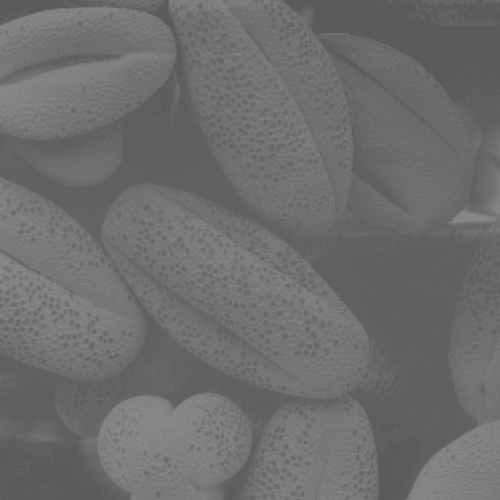
#> input picture Lab3/Q3_1_1.tif, 500 x 500 px
$ python histogram_equalization.py
#> lines starting #> are read from the running program, lines starting #| are printed output that depends on the picture
import numpy as np
import cv2
import matplotlib.pyplot as plt


def draw_hist(img):
    hist = cv2.calcHist([img], [0], None, [256], [0, 255])
    normalized_hist = hist / img.shape[0] / img.shape[1]
    return normalized_hist


def hist_equ_12012724(input_img):
    input_hist = cv2.calcHist([input_img], [0], None, [256], [0, 255])
    normalized_hist = input_hist / input_img.shape[0] / input_img.shape[1]
    transform = np.zeros(input_hist.shape)

    sum = 0
    for i in range(256):
        sum += normalized_hist[i]
        transform[i] = np.around(sum * 255)

    output_img = np.zeros(input_img.shape, dtype=np.uint8)
    for i in range(input_img.shape[1]):
        for j in range(input_img.shape[0]):
            output_img[j, i] = transform[input_img[j, i]]

    output_hist = draw_hist(output_img)
    return output_img, output_hist, input_hist


if __name__ == '__main__':
    img1 = cv2.imread('./Q3_1_1.tif')
#> img1 is the input picture: shape (500, 500, 3); min 91, max 138, mean 109.1
    img1 = cv2.cvtColor(img1, cv2.COLOR_BGR2GRAY)
#> img1: shape (500, 500)
    norm_hist1 = draw_hist(img1)
#> in draw_hist, `hist = cv2.calcHist([img], [0], None, [256], [0, 255])`: hist = 256 values, max 19078 at index 96, min 0 at index 0, mean 976.6
#> in draw_hist, `normalized_hist = hist / img.shape[0] / img.shape[1]`: normalized_hist = 256 values, max 0.0763 at index 96, min 0 at index 0, mean 0.00391
#> norm_hist1 has the same summary as normalized_hist in draw_hist
    output_img1, output_hist1, input_hist1 = hist_equ_12012724(img1)
#> in hist_equ_12012724, `input_hist = cv2.calcHist([input_img], [0], None, [256], [0, 255])`: input_hist has the same summary as hist in draw_hist
#> after the loop in hist_equ_12012724, `for i in range(256):`: sum = [1]; transform = 256 values from 0 to 255
#> after the loop in hist_equ_12012724, `for i in range(input_img.shape[1]):`:
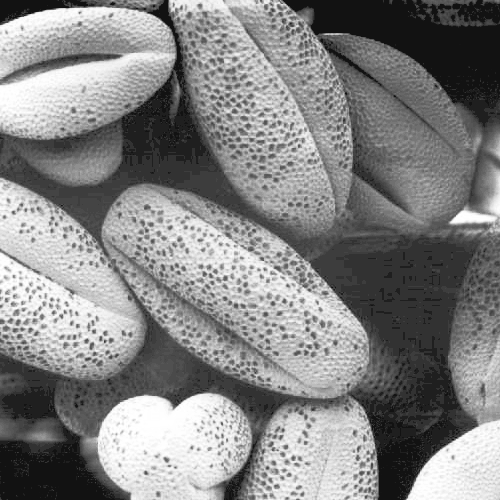
#> output_img: shape (500, 500); min 18, max 255, mean 131.9
#> in hist_equ_12012724, `output_hist = draw_hist(output_img)`: output_hist = 256 values, max 0.0763 at index 50, min 0 at index 0, mean 0.00389
#> output_hist1 has the same summary as output_hist in hist_equ_12012724; input_hist1 has the same summary as hist in draw_hist

    img2 = cv2.imread('./Q3_1_2.tif')
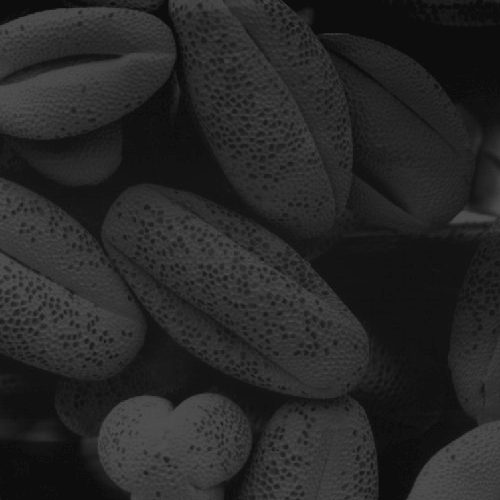
#> input picture Lab3/Q3_1_2.tif, 500 x 500 px
#> img2 is the input picture: shape (500, 500, 3); min 13, max 83, mean 38.7
    img2 = cv2.cvtColor(img2, cv2.COLOR_BGR2GRAY)
#> img2: shape (500, 500)
    norm_hist2 = draw_hist(img2)
#> norm_hist2 = 256 values, max 0.0709 at index 13, min 0 at index 0, mean 0.00391
    output_img2, output_hist2, input_hist2 = hist_equ_12012724(img2)
#> the loop in hist_equ_12012724 (call 2), `for i in range(256):` made 256 passes
#> sum on passes 1 to 3: [0], [0], [0]
#> output_hist2 = 256 values, max 0.0713 at index 18, min 0 at index 0, mean 0.00389; input_hist2 = 256 values, max 17718 at index 13, min 0 at index 0, mean 976.6

    plt.figure(1)
    plt.bar(range(256), norm_hist1[:, 0])
    plt.figure(2)
    plt.bar(range(256), output_hist1[:, 0])
    plt.figure(3)
    plt.bar(range(256), norm_hist2[:, 0])
    plt.figure(4)
    plt.bar(range(256), output_hist2[:, 0])
    plt.show()
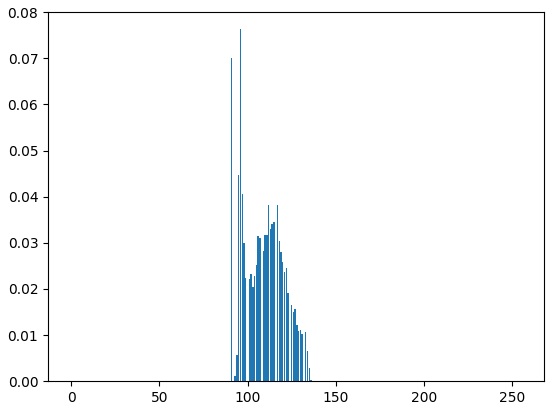
#> figure drawn by matplotlib, 1 panel; tallest bar 0.0763 high, from x = 95.6 to 96.4
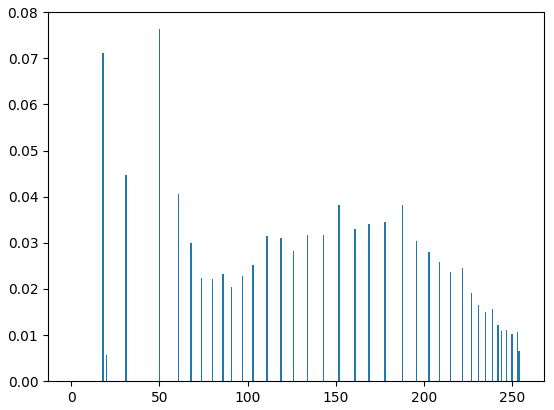
#> figure drawn by matplotlib, 1 panel; tallest bar 0.0763 high, from x = 49.6 to 50.4
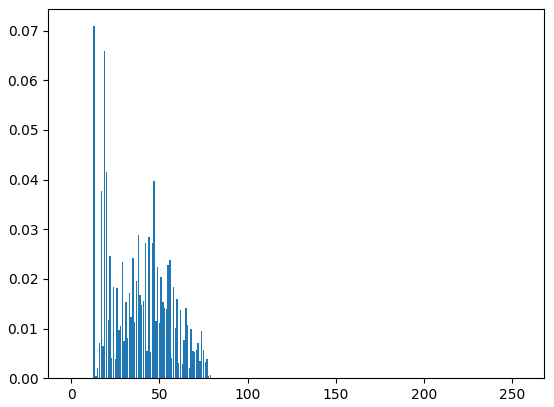
#> figure drawn by matplotlib, 1 panel; tallest bar 0.0709 high, from x = 12.6 to 13.4
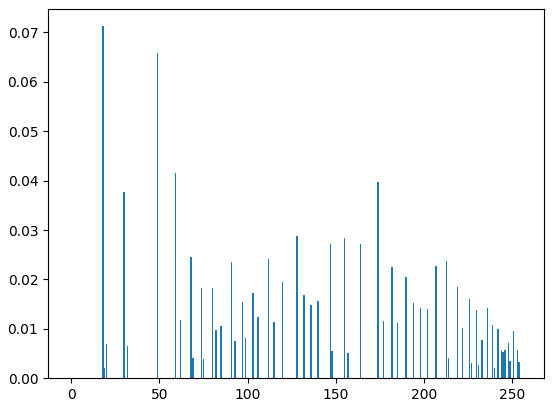
#> figure drawn by matplotlib, 1 panel; tallest bar 0.0713 high, from x = 17.6 to 18.4
    cv2.imshow('input image1', img1)
    cv2.imshow('output image1', output_img1)
    cv2.imshow('input image2', img2)
    cv2.imshow('output image2',output_img2)
    cv2.waitKey()
